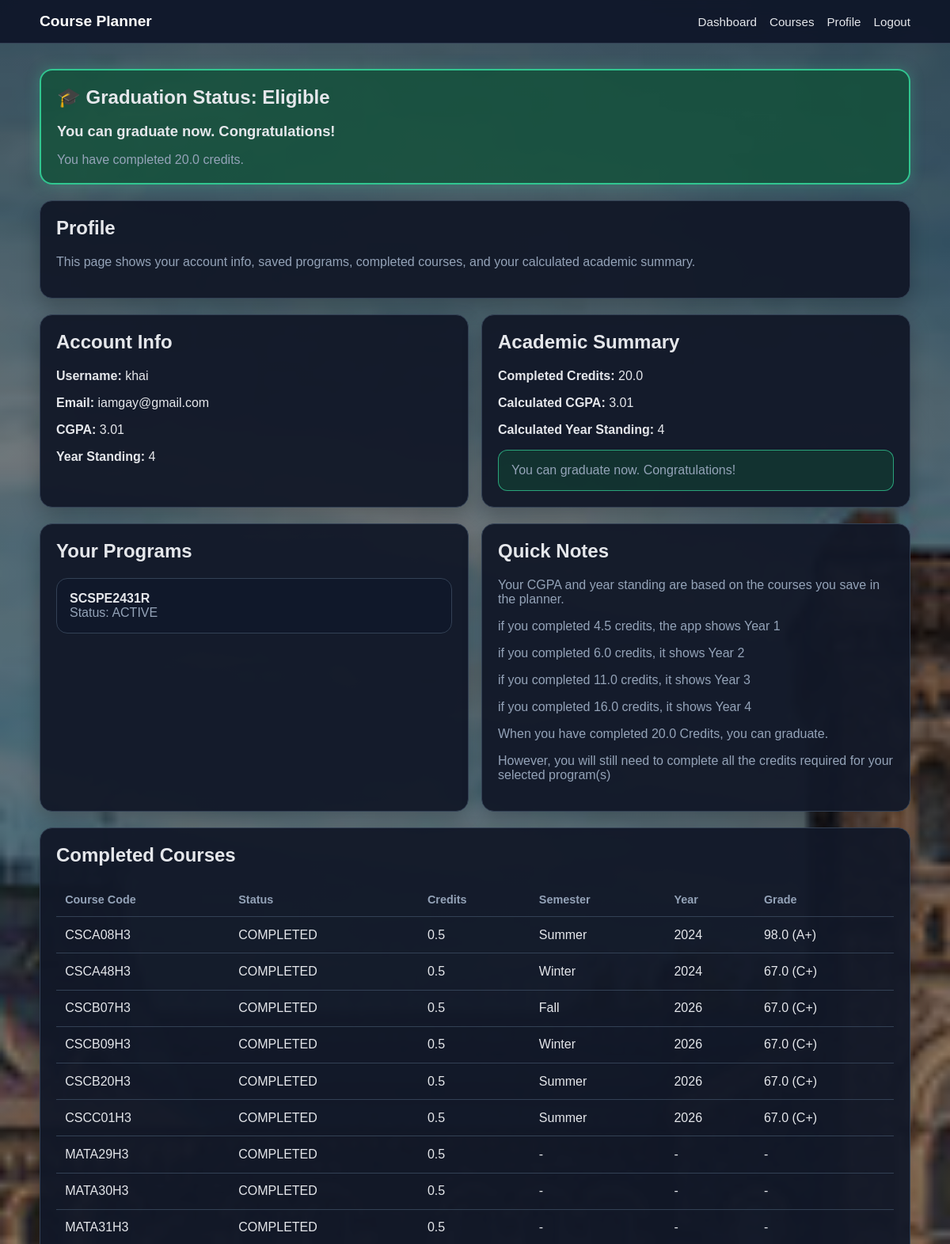
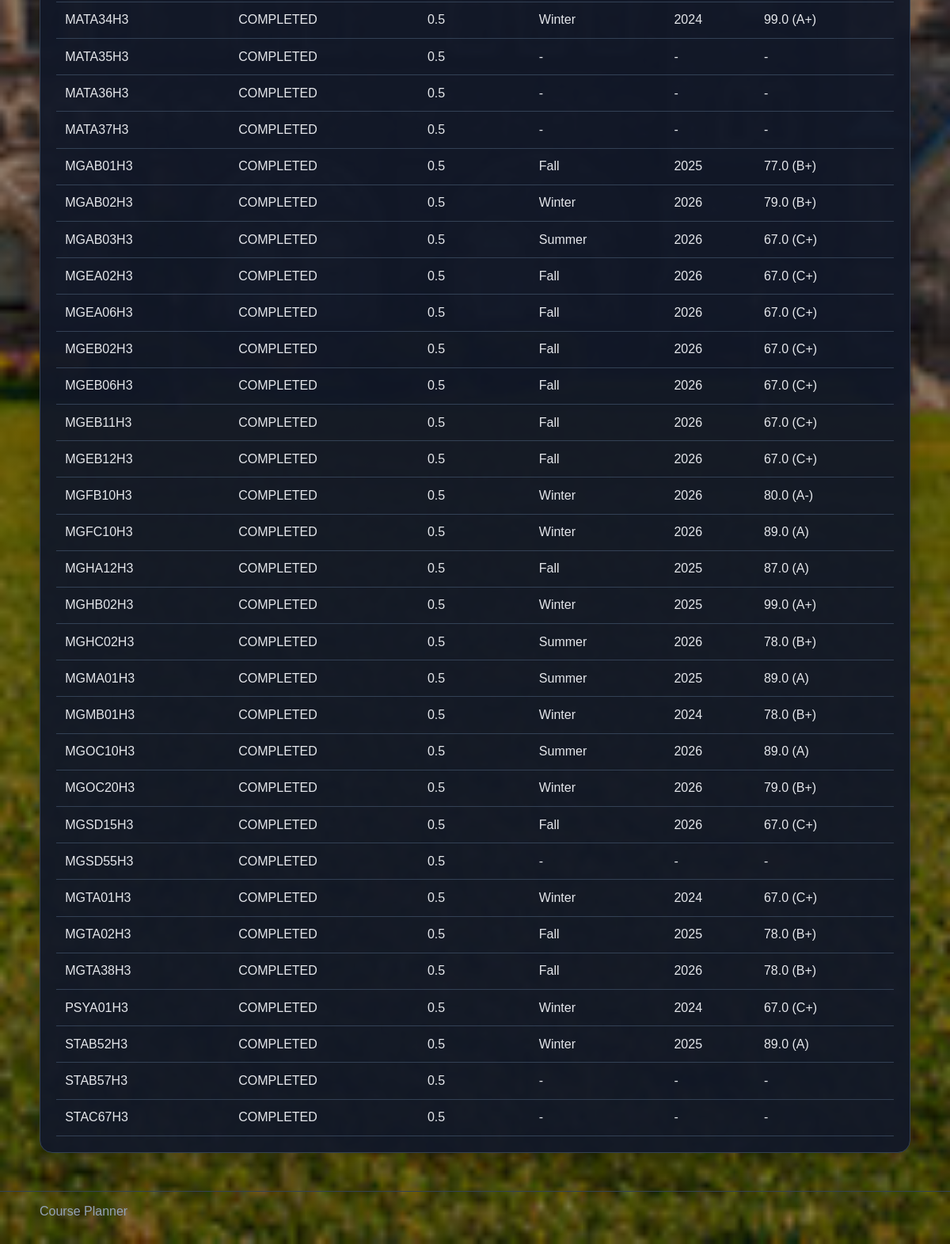
/profile (signed in), run on the app's committed database (2 pictures, top to bottom).
### tables this page shows
CREATE TABLE users (
    user_id INTEGER PRIMARY KEY,
    username TEXT NOT NULL UNIQUE,
    password TEXT NOT NULL,
    email TEXT NOT NULL UNIQUE,
    cgpa REAL NOT NULL DEFAULT 0.0,
    year_standing INTEGER NOT NULL DEFAULT 1
);

CREATE TABLE user_programs (
    id INTEGER PRIMARY KEY,
    user_id INTEGER NOT NULL,
    program_code TEXT NOT NULL,
    status TEXT NOT NULL DEFAULT 'ACTIVE',
    start_year INTEGER,
    end_year INTEGER,
    FOREIGN KEY (user_id) REFERENCES users(user_id)
);

CREATE TABLE completed_courses (
    record_id INTEGER PRIMARY KEY,
    user_id INTEGER NOT NULL,
    course_code TEXT NOT NULL,
    semester TEXT,
    year INTEGER,
    grade TEXT,
    numeric_grade REAL,
    status TEXT NOT NULL DEFAULT 'COMPLETED',
    credits_earned REAL NOT NULL DEFAULT 0.5,
    FOREIGN KEY (user_id) REFERENCES users(user_id)
);

### Backend/user_routes.py (the view)
    @app.route("/profile")
    def profile():
        if "user_id" not in session:
            flash("Please log in first.")
            return redirect(url_for("login"))
        user_id = session["user_id"]
        conn = get_conn()
        user = conn.execute("""
            SELECT *
            FROM users
            WHERE user_id = ?
        """, (user_id,)).fetchone()
        user_programs = conn.execute("""
            SELECT *
            FROM user_programs
            WHERE user_id = ?
            ORDER BY id
        """, (user_id,)).fetchall()
        completed_courses = conn.execute("""
            SELECT *
            FROM completed_courses
            WHERE user_id = ?
            ORDER BY course_code
        """, (user_id,)).fetchall()
        academic_summary = _calculate_academic_summary(conn, user_id)
        conn.close()
        return render_template(
            "profile.html",
            user=user,
            user_programs=user_programs,
            completed_courses=completed_courses,
            academic_summary=academic_summary
        )

### Backend/runtime_db.py (called while the page is built)
def init_runtime_db():
    RUNTIME_DB_PATH.parent.mkdir(parents=True, exist_ok=True)
    conn = sqlite3.connect(RUNTIME_DB_PATH)
    conn.execute("PRAGMA foreign_keys = ON;")
    conn.executescript(SCHEMA)
    conn.commit()
    conn.close()

def get_conn():
    init_runtime_db()
    conn = sqlite3.connect(RUNTIME_DB_PATH)
    conn.row_factory = sqlite3.Row
    conn.execute("PRAGMA foreign_keys = ON;")
    return conn

### Backend/user_routes.py (called while the page is built, shortened)
def _safe_float(value):
    try:
        return float(value)
    except:
        return 0.0

def _letter_to_gpa_points(letter_grade):
    if not letter_grade:
        return None

def _numeric_to_gpa_points(numeric_grade):
    if numeric_grade is None:
        return None
    try:
        grade = float(numeric_grade)
    except:
        return None
    if grade >= 85:
        return 4.0
    if grade >= 80:
        return 3.7
    if grade >= 77:
        return 3.3
    if grade >= 73:
        return 3.0
    if grade >= 70:
        return 2.7
    if grade >= 67:
        return 2.3

def _grade_to_gpa_points(letter_grade, numeric_grade):
    points_from_numeric = _numeric_to_gpa_points(numeric_grade)
    if points_from_numeric is not None:
        return points_from_numeric
    return _letter_to_gpa_points(letter_grade)

def _calculate_year_standing(completed_credits):
    if completed_credits >= 15.0:
        return 4
    if completed_credits >= 10.0:
        return 3
    if completed_credits >= 5.0:
        return 2
    return 1

### templates/profile.html (shortened to what this page needs)
{% extends "base.html" %}
{% block content %}
<div class="grid" style="gap: 1.25rem;">
    {% if academic_summary and academic_summary.can_graduate %}
        <section class="hero-card" style="border: 2px solid rgba(53, 211, 154, 0.9); background: rgba(16, 80, 56, 0.78); box-shadow: 0 0 18px rgba(53, 211, 154, 0.28);">
            <h2 style="margin-bottom: 0.45rem;">🎓 Graduation Status: Eligible</h2>
            <p style="font-size: 1.15rem; font-weight: 700; margin-bottom: 0.35rem;">
                You can graduate now. Congratulations!
            </p>
            <p class="small" style="margin-bottom: 0;">
                You have completed {{ academic_summary.completed_credits }} credits.
            </p>
        </section>
    {% endif %}
    <section class="hero-card">
        <h1>Profile</h1>
        <p class="muted">This page shows your account info, saved programs, completed courses, and your calculated academic summary.</p>
    </section>
    <section class="grid two">
        <div class="card">
            <h2>Account Info</h2>
            {% if user %}
                <p><strong>Username:</strong> {{ user.username }}</p>
                <p><strong>Email:</strong> {{ user.email }}</p>
                <p><strong>CGPA:</strong> {{ user.cgpa }}</p>
                <p><strong>Year Standing:</strong> {{ user.year_standing }}</p>
            {% else %}
                <div class="empty-state">User info not found.</div>
            {% endif %}
        </div>
        <div class="card">
            <h2>Academic Summary</h2>
            {% if academic_summary %}
                <p><strong>Completed Credits:</strong> {{ academic_summary.completed_credits }}</p>
                <p><strong>Calculated CGPA:</strong> {{ academic_summary.cgpa }}</p>
                <p><strong>Calculated Year Standing:</strong> {{ academic_summary.year_standing }}</p>
                {% if academic_summary.can_graduate %}
                    <div class="empty-state" style="margin-top: 1rem; border: 1px solid rgba(53, 211, 154, 0.7); background: rgba(16, 80, 56, 0.45);">
                        You can graduate now. Congratulations!
                    </div>
                {% endif %}
            {% else %}
                <div class="empty-state">Academic summary not available yet.</div>
            {% endif %}
        </div>
    </section>
    <section class="grid two">
        <div class="list-card">
            <h2>Your Programs</h2>
            {% if user_programs %}
                <div class="simple-list">
                    {% for row in user_programs %}
                        <div class="simple-item">
                            <strong>{{ row.program_code }}</strong>
                            <div class="meta">Status: {{ row.status }}</div>
                        </div>
                    {% endfor %}
                </div>
            {% else %}
                <div class="empty-state">No programs saved yet.</div>
            {% endif %}
        </div>
        <div class="card">
            <h2>Quick Notes</h2>
            <p class="small">Your CGPA and year standing are based on the courses you save in the planner.</p>
            <p class="small">if you completed 4.5 credits, the app shows Year 1</p>
            <p class="small">if you completed 6.0 credits, it shows Year 2</p>
            <p class="small">if you completed 11.0 credits, it shows Year 3</p>
            <p class="small">if you completed 16.0 credits, it shows Year 4</p>
            <p class="small">When you have completed 20.0 Credits, you can graduate.</p>
            <p class="small">However, you will still need to complete all the credits required for your selected program(s)</p>
        </div>
    </section>
    <section class="table-card">
        <h2>Completed Courses</h2>
        {% if completed_courses %}
            <div style="overflow-x: auto;">
                <table>
                    <thead>
                        <tr>
                            <th>Course Code</th>
                            <th>Status</th>
                            <th>Credits</th>
                            <th>Semester</th>
                            <th>Year</th>
                            <th>Grade</th>
                        </tr>
                    </thead>
                    <tbody>
                        {% for row in completed_courses %}
                            <tr>
                                <td>{{ row.course_code }}</td>
                                <td>{{ row.status }}</td>
                                <td>{{ row.credits_earned }}</td>
                                <td>{{ row.semester or "-" }}</td>
                                <td>{{ row.year or "-" }}</td>
                                <td>
                                    {% if row.numeric_grade is not none and row.grade %}
                                        {{ row.numeric_grade }} ({{ row.grade }})
                                    {% elif row.numeric_grade is not none %}
                                        {{ row.numeric_grade }}
                                    {% elif row.grade %}
                                        {{ row.grade }}
                                    {% else %}
                                        -
                                    {% endif %}
                                </td>
                            </tr>
                        {% endfor %}
                    </tbody>
                </table>
            </div>
        {% else %}
            <div class="empty-state">No completed courses saved yet.</div>
        {% endif %}
    </section>
</div>
{% endblock %}

### templates/base.html (shortened to what this page needs)
<!DOCTYPE html>
<html lang="en">
<head>
    <link rel="stylesheet" href="{{ url_for('static', filename='styles.css') }}">
</head>
<body>
    <header class="site-header">
        <div class="container nav-wrap">
            <a class="brand" href="{{ url_for('home') }}">Course Planner</a>
            <nav class="navbar">
                {% if "user_id" in session %}
                    <a href="{{ url_for('dashboard') }}">Dashboard</a>
                    <a href="{{ url_for('courses') }}">Courses</a>
                    <a href="{{ url_for('profile') }}">Profile</a>
                    <a href="{{ url_for('logout') }}">Logout</a>
                {% else %}
                    <a href="{{ url_for('login') }}">Login</a>
                    <a href="{{ url_for('register') }}">Register</a>
                {% endif %}
            </nav>
        </div>
    </header>
    <main class="page-shell">
        <div class="container">
            {% block content %}{% endblock %}
        </div>
    </main>
    <footer class="site-footer">
        <div class="container">
            Course Planner
        </div>
    </footer>
</body>
</html>

### static/styles.css (style rules this page uses)
* { box-sizing: border-box; }
:root { --bg: #0f172a; --panel: #111827; --panel-2: #1f2937; --line: #334155; --text: #e5e7eb; --muted: #94a3b8; --accent: #38bdf8; --accent-2: #22c55e; --danger: #f87171; --warning: #fbbf24; --card: #111827; }
html, body { margin: 0; padding: 0; font-family: Arial, Helvetica, sans-serif; background: linear-gradient(180deg, #0b1220 0%, #111827 100%); color: var(--text); min-height: 100%; }
a { color: var(--accent); text-decoration: none; }
.container { width: min(1100px, calc(100% - 2rem)); margin: 0 auto; }
.site-header { border-bottom: 1px solid var(--line); background: rgba(15, 23, 42, 0.95); backdrop-filter: blur(8px); position: sticky; top: 0; z-index: 10; }
.nav-wrap { display: flex; justify-content: space-between; align-items: center; gap: 1rem; padding: 1rem 0; }
.brand { font-size: 1.2rem; font-weight: 700; color: white; }
.navbar { display: flex; gap: 1rem; flex-wrap: wrap; align-items: center; }
.navbar a, .navbar button { color: var(--text); background: transparent; border: none; cursor: pointer; font-size: 0.95rem; }
.page-shell { padding: 2rem 0 3rem; }
.hero-card, .card, .form-card, .table-card, .list-card { background: rgba(17, 24, 39, 0.95); border: 1px solid var(--line); border-radius: 16px; padding: 1.25rem; box-shadow: 0 10px 25px rgba(0, 0, 0, 0.22); }
.grid { display: grid; gap: 1rem; }
.grid.two { grid-template-columns: repeat(auto-fit, minmax(300px, 1fr)); }
h1, h2, h3 { margin-top: 0; }
p.muted, .small, .meta { color: var(--muted); }
.course-list, .audit-list, .simple-list { display: grid; gap: 0.85rem; }
.course-item, .audit-item, .simple-item { border: 1px solid var(--line); border-radius: 14px; padding: 1rem; background: rgba(15, 23, 42, 0.75); }
table { width: 100%; border-collapse: collapse; }
th, td { padding: 0.85rem 0.7rem; border-bottom: 1px solid var(--line); text-align: left; vertical-align: top; }
th { color: var(--muted); font-size: 0.9rem; }
.site-footer { border-top: 1px solid var(--line); color: var(--muted); padding: 1rem 0 2rem; }
.empty-state { color: var(--muted); border: 1px dashed var(--line); border-radius: 12px; padding: 1rem; }
body { margin: 0; min-height: 100vh; background: linear-gradient(rgba(0, 0, 0, 0.45), rgba(0, 0, 0, 0.45)), url("/static/images/uoft.jpg"); background-size: cover; background-position: center; background-repeat: no-repeat; background-attachment: fixed; }

### data on the page
users: username "khai", email "iamgay@gmail.com", cgpa "3.01", year_standing "4"
user_programs: program_code "SCSPE2431R", status "ACTIVE"
completed_courses: course_code "CSCA08H3", status "COMPLETED", credits_earned "0.5", semester "Summer", year "2024", numeric_grade "98.0", grade "A+"
completed_courses: course_code "CSCA48H3", status "COMPLETED", credits_earned "0.5", semester "Winter", year "2024", numeric_grade "67.0", grade "C+"
completed_courses: course_code "CSCB07H3", status "COMPLETED", credits_earned "0.5", semester "Fall", year "2026", numeric_grade "67.0", grade "C+"
completed_courses: course_code "CSCB09H3", status "COMPLETED", credits_earned "0.5", semester "Winter", year "2026", numeric_grade "67.0", grade "C+"
completed_courses: course_code "CSCB20H3", status "COMPLETED", credits_earned "0.5", semester "Summer", year "2026", numeric_grade "67.0", grade "C+"
completed_courses: course_code "CSCC01H3", status "COMPLETED", credits_earned "0.5", semester "Summer", year "2026", numeric_grade "67.0", grade "C+"
completed_courses: course_code "MATA29H3", status "COMPLETED", credits_earned "0.5", semester "-", year "-"
completed_courses: course_code "MATA30H3", status "COMPLETED", credits_earned "0.5", semester "-", year "-"
completed_courses: course_code "MATA31H3", status "COMPLETED", credits_earned "0.5", semester "-", year "-"
completed_courses: course_code "MATA34H3", status "COMPLETED", credits_earned "0.5", semester "Winter", year "2024", numeric_grade "99.0", grade "A+"
completed_courses: course_code "MATA35H3", status "COMPLETED", credits_earned "0.5", semester "-", year "-"
completed_courses: course_code "MATA36H3", status "COMPLETED", credits_earned "0.5", semester "-", year "-"
completed_courses: course_code "MATA37H3", status "COMPLETED", credits_earned "0.5", semester "-", year "-"
completed_courses: course_code "MGAB01H3", status "COMPLETED", credits_earned "0.5", semester "Fall", year "2025", numeric_grade "77.0", grade "B+"
completed_courses: course_code "MGAB02H3", status "COMPLETED", credits_earned "0.5", semester "Winter", year "2026", numeric_grade "79.0", grade "B+"
completed_courses: course_code "MGAB03H3", status "COMPLETED", credits_earned "0.5", semester "Summer", year "2026", numeric_grade "67.0", grade "C+"
completed_courses: course_code "MGEA02H3", status "COMPLETED", credits_earned "0.5", semester "Fall", year "2026", numeric_grade "67.0", grade "C+"
completed_courses: course_code "MGEA06H3", status "COMPLETED", credits_earned "0.5", semester "Fall", year "2026", numeric_grade "67.0", grade "C+"
completed_courses: course_code "MGEB02H3", status "COMPLETED", credits_earned "0.5", semester "Fall", year "2026", numeric_grade "67.0", grade "C+"
completed_courses: course_code "MGEB06H3", status "COMPLETED", credits_earned "0.5", semester "Fall", year "2026", numeric_grade "67.0", grade "C+"
completed_courses: course_code "MGEB11H3", status "COMPLETED", credits_earned "0.5", semester "Fall", year "2026", numeric_grade "67.0", grade "C+"
completed_courses: course_code "MGEB12H3", status "COMPLETED", credits_earned "0.5", semester "Fall", year "2026", numeric_grade "67.0", grade "C+"
completed_courses: course_code "MGFB10H3", status "COMPLETED", credits_earned "0.5", semester "Winter", year "2026", numeric_grade "80.0", grade "A-"
completed_courses: course_code "MGFC10H3", status "COMPLETED", credits_earned "0.5", semester "Winter", year "2026", numeric_grade "89.0", grade "A"
completed_courses: course_code "MGHA12H3", status "COMPLETED", credits_earned "0.5", semester "Fall", year "2025", numeric_grade "87.0", grade "A"
completed_courses: course_code "MGHB02H3", status "COMPLETED", credits_earned "0.5", semester "Winter", year "2025", numeric_grade "99.0", grade "A+"
completed_courses: course_code "MGHC02H3", status "COMPLETED", credits_earned "0.5", semester "Summer", year "2026", numeric_grade "78.0", grade "B+"
completed_courses: course_code "MGMA01H3", status "COMPLETED", credits_earned "0.5", semester "Summer", year "2025", numeric_grade "89.0", grade "A"
completed_courses: course_code "MGMB01H3", status "COMPLETED", credits_earned "0.5", semester "Winter", year "2024", numeric_grade "78.0", grade "B+"
completed_courses: course_code "MGOC10H3", status "COMPLETED", credits_earned "0.5", semester "Summer", year "2026", numeric_grade "89.0", grade "A"
completed_courses: course_code "MGOC20H3", status "COMPLETED", credits_earned "0.5", semester "Winter", year "2026", numeric_grade "79.0", grade "B+"
completed_courses: course_code "MGSD15H3", status "COMPLETED", credits_earned "0.5", semester "Fall", year "2026", numeric_grade "67.0", grade "C+"
completed_courses: course_code "MGSD55H3", status "COMPLETED", credits_earned "0.5", semester "-", year "-"
completed_courses: course_code "MGTA01H3", status "COMPLETED", credits_earned "0.5", semester "Winter", year "2024", numeric_grade "67.0", grade "C+"
completed_courses: course_code "MGTA02H3", status "COMPLETED", credits_earned "0.5", semester "Fall", year "2025", numeric_grade "78.0", grade "B+"
completed_courses: course_code "MGTA38H3", status "COMPLETED", credits_earned "0.5", semester "Fall", year "2026", numeric_grade "78.0", grade "B+"
completed_courses: course_code "PSYA01H3", status "COMPLETED", credits_earned "0.5", semester "Winter", year "2024", numeric_grade "67.0", grade "C+"
completed_courses: course_code "STAB52H3", status "COMPLETED", credits_earned "0.5", semester "Winter", year "2025", numeric_grade "89.0", grade "A"
completed_courses: course_code "STAB57H3", status "COMPLETED", credits_earned "0.5", semester "-", year "-"
completed_courses: course_code "STAC67H3", status "COMPLETED", credits_earned "0.5", semester "-", year "-"

### other printed values
{{ academic_summary.completed_credits }} "20.0"
{{ academic_summary.cgpa }} "3.01"
{{ academic_summary.year_standing }} "4"
